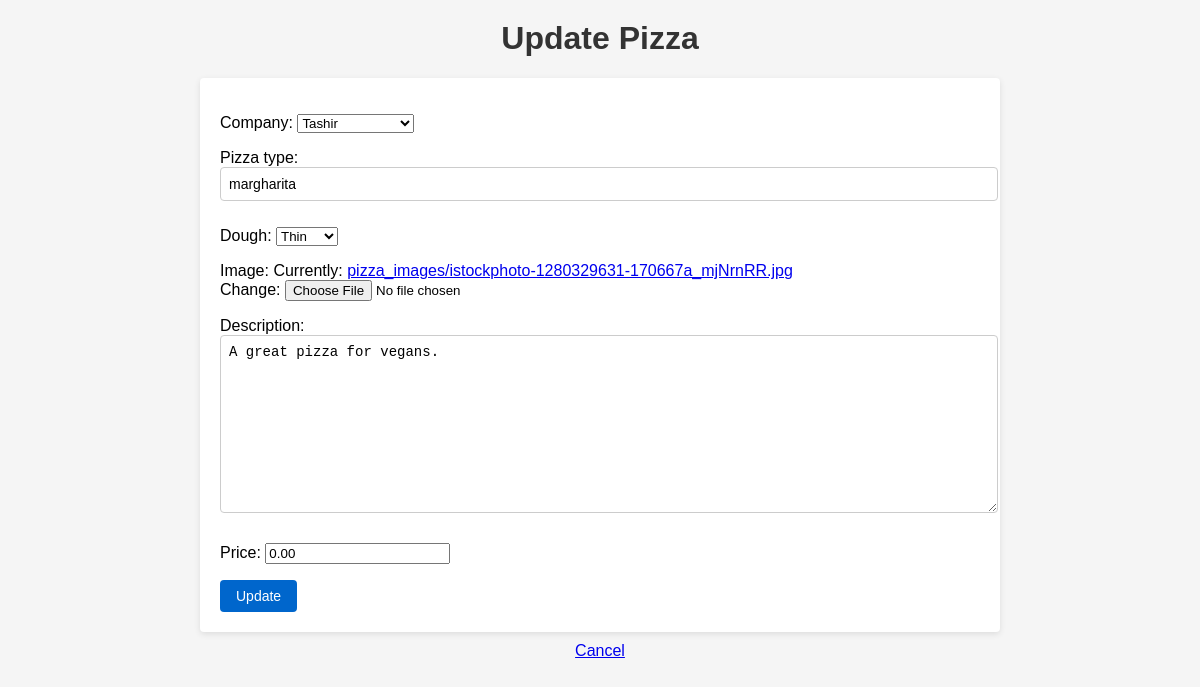
Page /2/update/ on the committed database.
### pizza/models.py (models this page shows, shortened)
class Pizza(models.Model):
    company = models.ForeignKey(Company, on_delete=models.CASCADE)
    pizza_type = models.CharField(max_length=100)
    dough = models.CharField(max_length=100, choices=PIZZA_TYPE_CHOICES)
    image = models.ImageField(upload_to='pizza_images')
    description = models.TextField()
    price = models.DecimalField(max_digits=5, decimal_places=2, default=0.00)

### pizza/views.py (the view)
# urls.py: path('<int:pizza_id>/update/', views.update_pizza, name='update_pizza'),
def update_pizza(request, pizza_id):
    pizza = get_object_or_404(Pizza, pk=pizza_id)
    if request.method == 'POST':
        form = PizzaForm(request.POST, request.FILES, instance=pizza)
        if form.is_valid():
            form.save()
            return redirect('pizza:pizza_list')
    else:
        form = PizzaForm(instance=pizza)
    return render(request, 'pizza/update_pizza.html', {'form': form, 'pizza': pizza})

### pizza/forms.py
class PizzaForm(forms.ModelForm):
    class Meta:
        model = Pizza
        fields = ['company', 'pizza_type', 'dough', 'image', 'description', 'price']

### pizza/models.py (called while the page is built)
    def __str__(self):
        return self.name

### pizza/templates/pizza/update_pizza.html (shortened to what this page needs)
<!DOCTYPE html>
<html>
<head>
</head>
<body>
    <div class="container">
        <h1>Update Pizza</h1>
        <form method="POST" enctype="multipart/form-data">
            {{ form.as_p }}
            <button type="submit">Update</button>
        </form>
        <a href="{% url 'pizza:pizza_detail' pizza_id=pizza.id %}" class="cancel-link">Cancel</a>
    </div>
</body>
</html>

### pizza/templates/pizza/update_pizza.html (style rules this page uses)
body { font-family: Arial, sans-serif; margin: 0; padding: 0; background-color: #f5f5f5; }
.container { max-width: 800px; margin: 0 auto; padding: 20px; }
h1 { text-align: center; color: #333; margin-top: 0; }
form { background-color: #fff; padding: 20px; box-shadow: 0 2px 6px rgba(0, 0, 0, 0.1); border-radius: 4px; margin-top: 20px; }
input[type="text"], textarea { width: 100%; padding: 8px; font-size: 14px; border: 1px solid #ccc; border-radius: 4px; margin-bottom: 10px; resize: vertical; }
button[type="submit"] { display: block; padding: 8px 16px; font-size: 14px; background-color: #0066cc; color: #fff; border: none; border-radius: 4px; cursor: pointer; transition: background-color 0.3s; }
.cancel-link { display: block; text-align: center; margin-top: 10px; }

### rows in the picture
Pizza: company "Tashir", pizza_type "margharita", dough "Thin", description "A great pizza for vegans.", price "0.00"
